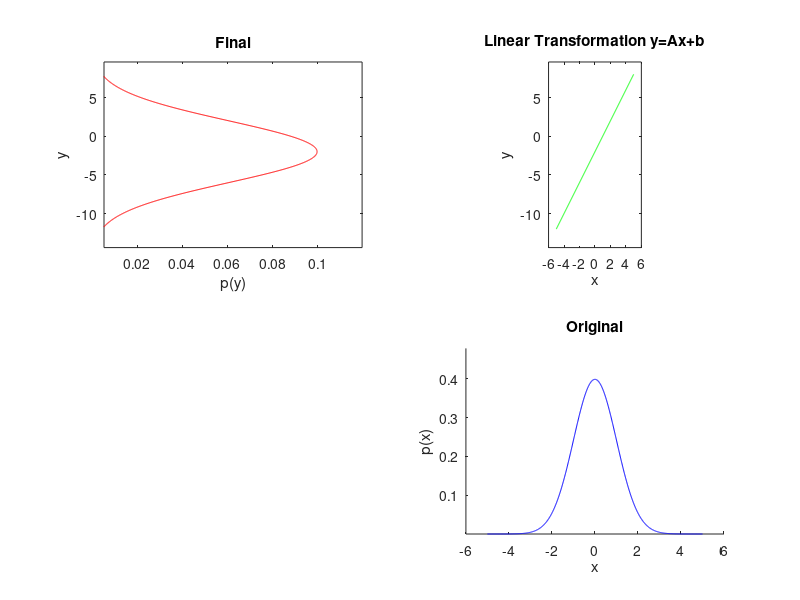
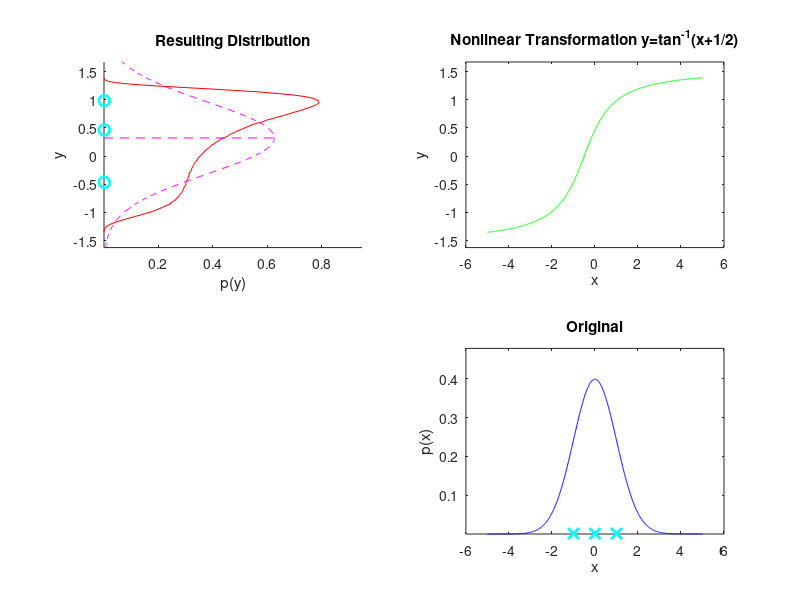
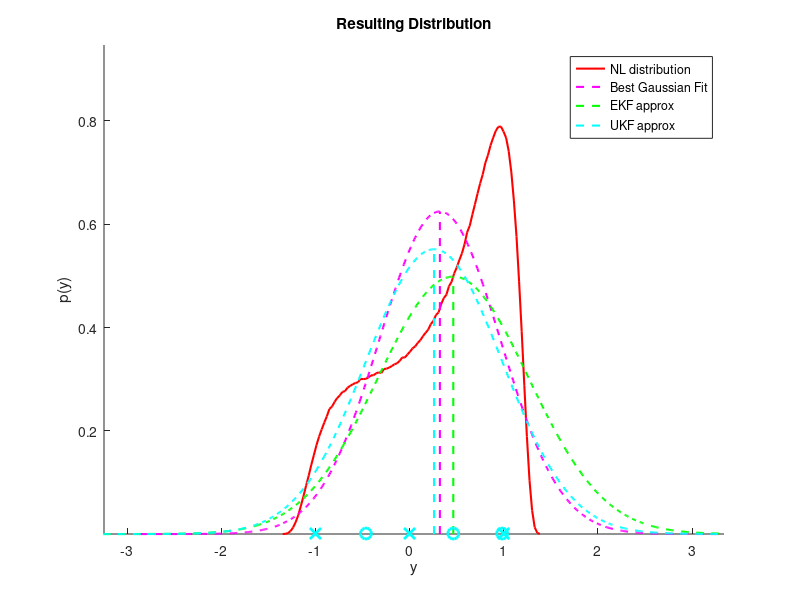

The MATLAB source for these figures, in order:
%% Comparison of linear and nonlinear transformations

linear = 0; % if 1, run the linear transformation, else the nonlinear one

% Original Gaussian distribution
mu = 0; % mean (mu)
S = 1;% covariance (Sigma)
L = 5;
x = [mu-L*sqrt(S):0.01:mu+L*sqrt(S)]; % x points
px = normpdf(x,mu,S); % p(x) 
n = 5000000; % Number of samples to use
xS = sqrt(S)*randn(n,1); % Samples of original distribution

% Linear transformation
A = 2;
b = -2
yL = A*x + b;

% Resulting Gaussian distribution
muL = A*mu+b;
SL = A*S*A';
pyL = normpdf(yL,muL,SL);

% Nonlinear transformation
yN = atan(x+0.5); % Nonlinear transformation of pdf
yNS = atan(xS+0.5); % Nonlinear transformation of samples
if (linear)
    yN = 3*x+0.5; % Nonlinear transformation of pdf
    yNS = 3*xS+0.5; % Nonlinear transformation of samples
end

% Resulting distribution
m = 100; % Number of bins to use
[d,YN] = hist(yNS,m); % Histogram of results
binw = (max(YN)-min(YN))/(m-1); % Bin width
pyN = d/n/binw; % Resulting distribution

% Gaussian approximation to resulting distribution
muN = mean(yNS); % Mean of samples of transformed distribution
SN = var(yNS); % Covariance of samples of transformed distribution
yNG = [muN-L*sqrt(SN):0.01:muN+L*sqrt(SN)];
pyNG = normpdf(yNG,muN,sqrt(SN));

% Linearized propagation of mean and covariance (a la EKF)
G = 1/((mu+1/2)^2+1);
muLN = atan(mu+0.5);
if (linear)
    G = 3;
    muLN = 3*mu+0.5;
end
SLN = G*S*G';
yLN = [muLN-L*sqrt(SLN):0.01:muLN+L*sqrt(SLN)];
pyLN = normpdf(yLN,muLN,sqrt(SLN));

% Unscented approximation to resulting distribution
n = 1;
alpha = 1;
kappa = 0;
beta = 0;
lambda = alpha^2*(n+kappa)-n;

X(:,1) = mu;
Y(:,1) = atan(X(:,1)+0.5);
if(linear)
    Y(:,1) = 3*X(:,1)+0.5;
end
nlS = sqrt((n+lambda)*S);
for i = 1:n
    X(:,i+1) =  mu + nlS(:,i);
    Y(:,i+1) = atan(X(:,i+1)+0.5);
    X(:,n+i+1) =  mu - nlS(:,i);
    Y(:,n+i+1) = atan(X(:,n+i+1)+0.5);
    if (linear)
        Y(:,i+1) = 3*X(:,i+1)+0.5;
        Y(:,n+i+1) = 3*X(:,n+i+1)+0.5;
    end
end
wm(1) = lambda/(n+lambda);
wc(1) = wm(1) + (1-alpha^2+beta);
wm(2:2*n+1) = 1/(2*(n+lambda));
wc(2:2*n+1) = 1/(2*(n+lambda));

muU = zeros(n,1);
SU = zeros(n,n);
for i = 1:2*n+1
    muU = muU+wm(i)*Y(:,i);
end
for i = 1:2*n+1
    SU = SU + wc(i)*(Y(:,i)-muU)*(Y(:,i)-muU)';
end
yNU = [muU-L*sqrt(SU):0.01:muU+L*sqrt(SU)];
pyNU = normpdf(yNU,muU,sqrt(SU));

%% Display results

L = 5; % number of std deviations to include

% Linear plot
figure(1);clf;
% Original distribution
subplot(2,2,4); hold on;
plot(x,px,'b');
title('Original')
xlabel('x')
ylabel('p(x)')
axis(1.2*[min(x) max(x) min(px) max(px)])
% Transformation function
subplot(2,2,2)
plot(x,yL,'g'); hold on;
title('Linear Transformation y=Ax+b')
xlabel('x')
ylabel('y')
axis(1.2*[min(x) max(x) min(yL) max(yL)])
axis equal
% Resulting distribution
subplot(2,2,1)
plot(pyL,yL,'r'); hold on;
title('Final')
xlabel('p(y)')
ylabel('y')
axis(1.2*[min(pyL) max(pyL) min(yL) max(yL)])

%Nonlinear plots
figure(2);clf;
subplot(2,2,4)
plot(x,px,'b'); hold on;
plot(X,0.001*ones(1,length(X)), 'cx', 'MarkerSize', 8, 'LineWidth', 2);
title('Original')
xlabel('x')
ylabel('p(x)')
axis(1.2*[min(x) max(x) min(px) max(px)])
subplot(2,2,2)
plot(x,yN,'g')
title('Nonlinear Transformation y=tan^{-1}(x+1/2)')
xlabel('x')
ylabel('y')
axis(1.2*[min(x) max(x) min(yN) max(yN)])

subplot(2,2,1); hold on;
plot(pyN,YN,'r');
plot(pyNG,yNG,'m--');
plot([0 max(pyNG)], [muN muN], 'm--')
plot(0.001*ones(1,length(Y)),Y, 'co', 'MarkerSize', 8, 'LineWidth', 2);
axis(1.2*[min(pyN) max(pyN) min(yN) max(yN)])
title('Resulting Distribution')
xlabel('p(y)')
ylabel('y')

% Comparison of approximations
figure(3); clf; hold on; 
plot(YN,pyN,'r', 'LineWidth', 1.5);
plot(yNG,pyNG,'m--', 'LineWidth', 1.5);
plot(yLN,pyLN,'g--','LineWidth', 1.5);
plot(yNU,pyNU,'c--','LineWidth', 1.5);
plot([muN muN],[0 max(pyNG)],'m--','LineWidth', 1.5)
plot([muLN muLN], [0 max(pyLN)],'g--','LineWidth', 1.5)
plot([muU muU], [0 max(pyNU)],'c--','LineWidth', 1.5)
plot(X,0.001*ones(1,length(X)), 'cx', 'MarkerSize', 8, 'LineWidth', 2);
plot(Y,0.001*ones(1,length(Y)), 'co', 'MarkerSize', 8, 'LineWidth', 2);
title('Resulting Distribution')
xlabel('y')
ylabel('p(y)')
legend('NL distribution', 'Best Gaussian Fit', 'EKF approx', 'UKF approx');
axis(1.2*[2*min(yN) 2*max(yN) min(pyN) max(pyN)])
